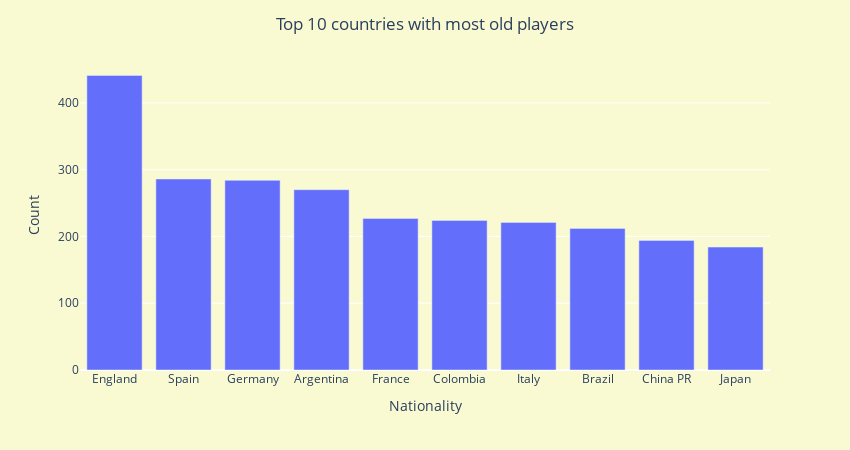

Notebook source saved alongside this figure:
### Code cell
# Query - Countries with most old players

countries_with_most_old_players = pd.read_sql('''
    SELECT nationality,count(ID) AS old_players_count
    FROM data2019
    WHERE ID NOT IN (SELECT player_id FROM data2021)
    GROUP BY nationality
    ORDER BY old_players_count DESC
    LIMIT 10
''', con)

fig1 = px.bar(countries_with_most_old_players,x='Nationality', y='old_players_count')
fig1.update_layout(legend=dict(x=0.75, y=1),
                  title_text="Top 10 countries with most old players",
                  title_x=0.5, xaxis_title="Nationality",
                  yaxis_title="Count",paper_bgcolor='lightgoldenrodyellow',
                 width=850, height=450, plot_bgcolor='lightgoldenrodyellow')

### Figure 1 — Plotly figure (JSON) as saved in the notebook; plotly's stock layout.template omitted (floating-point values rounded to 4 significant figures)
{"data": [{"alignmentgroup": "True", "hovertemplate": "Nationality=%{x}<br>old_players_count=%{y}<extra></extra>", "legendgroup": "", "marker": {"color": "#636efa"}, "name": "", "offsetgroup": "", "orientation": "v", "showlegend": false, "textposition": "auto", "type": "bar", "x": ["England", "Spain", "Germany", "Argentina", "France", "Colombia", "Italy", "Brazil", "China PR", "Japan"], "xaxis": "x", "y": [441, 286, 284, 270, 227, 224, 221, 212, 194, 184], "yaxis": "y"}], "layout": {"barmode": "relative", "height": 450, "legend": {"tracegroupgap": 0, "x": 0.75, "y": 1}, "margin": {"t": 60}, "paper_bgcolor": "lightgoldenrodyellow", "plot_bgcolor": "lightgoldenrodyellow", "title": {"text": "Top 10 countries with most old players", "x": 0.5}, "width": 850, "xaxis": {"anchor": "y", "autorange": true, "domain": [0, 1], "range": [-0.5, 9.5], "title": {"text": "Nationality"}, "type": "category"}, "yaxis": {"anchor": "x", "autorange": true, "domain": [0, 1], "range": [0, 464.2], "title": {"text": "Count"}, "type": "linear"}}}
